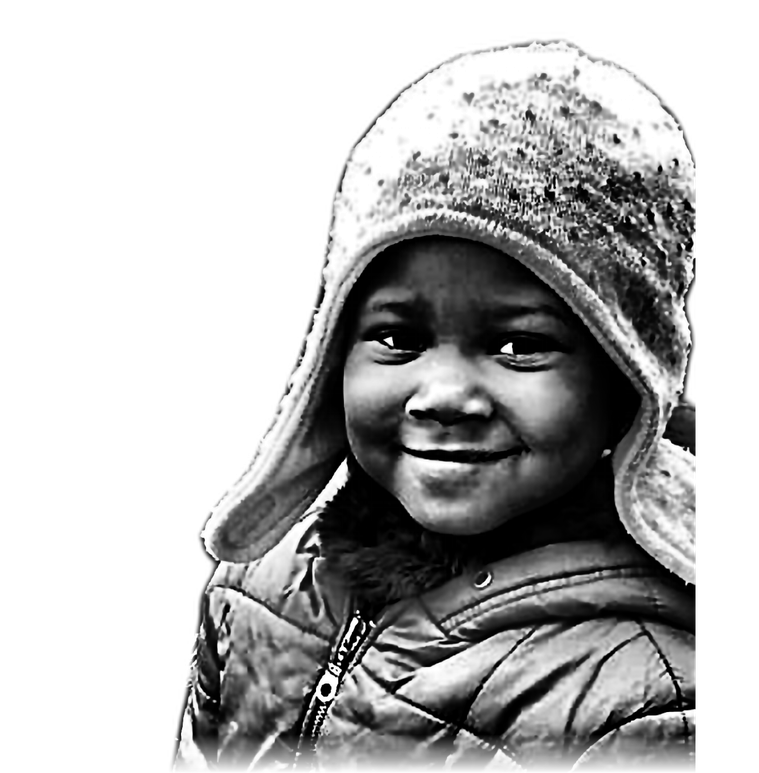
#> input picture enfants/typo/551.png, 759 x 773 px, given in place of mamayari.png, which was not available
$ python cockpit_cells.py
#> lines starting #> are read from the running program, lines starting #| are printed output that depends on the picture; after the words box and inside, x2 and y2 are one past the last pixel; in counts of white or black regions, pixels touching at a corner belong together
"""Cockpit : deux portraits typographiques. Les places sont des cases de mots, sans chevauchement :
quelques grands mots dans les zones unies, puis des lignes serrées de cases (texte justifié).
Sorties : enfants/typo/<num>.png (tons du portrait, à la taille de la zone, mi-échelle), data/mat.json « cockpit »,
et, pour la démo, des donateurs fictifs du cockpit (environ 82 % des places)."""
import json, random, os
import numpy as np, cv2
from PIL import Image
S = os.environ.get('SITE', '.'); SRC = os.environ.get('TYPO_SRC', 'typo_src')   # à lancer depuis la racine du site ; typo_src = photos détourées (hors dépôt)
W, H = 4096, round(4096 * 0.84 / 1.9)
head, pad, midW = H * 0.085 / 0.84, 40, 900
top = head + pad; ah = int(H - top - pad); aw = int((W - midW - pad * 4) / 2)
AREAS = [(pad, top), (W - pad - aw, top)]
KIDS = [(551, 'mamayari.png', (20, 20, 390, 470), 1.8), (558, 'shalom.png', (205, 255, 545, 735), 1.6)]   # fond blanc : l'encre suit les zones sombres
S0, EM, GAP = 13, 5.6, 0.2
BIG = [(32, 0.05, 3), (22, 0.06, 5)]

def integral(x): return cv2.integral(x.astype(np.float64))
def boxsum(I, x, y, w, h): return I[y + h, x + w] - I[y, x + w] - I[y + h, x] + I[y, x]

def tone(src, box, gam=1.0):
#> called with src = 'typo_src/mamayari.png', box = (20, 20, 390, 470), gam = 1.8
    im = Image.open(src).convert('RGBA').crop(box)
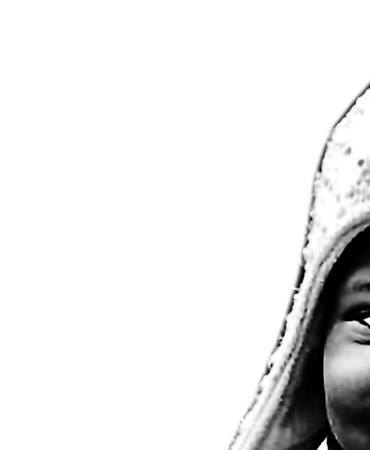
#> im: PIL image 370x450 RGBA; mean R, G, B, A 22.3, 22.3, 22.3, 41.4; transparent parts drawn white
    a = np.asarray(im).astype(np.float32); rgb = a[..., :3].astype(np.uint8); al = a[..., 3] / 255
    L = cv2.cvtColor(rgb, cv2.COLOR_RGB2LAB)[..., 0]
    L = cv2.resize(L, None, fx=3, fy=3, interpolation=cv2.INTER_CUBIC); al = cv2.resize(al, None, fx=3, fy=3, interpolation=cv2.INTER_LINEAR)
    cl = cv2.createCLAHE(clipLimit=5.0, tileGridSize=(6, 6)).apply(L)
    b = cv2.GaussianBlur(cl, (0, 0), 6); cl = cv2.addWeighted(cl, 1.8, b, -0.8, 0)
    cl = cv2.bilateralFilter(cl, 9, 40, 9); m = al > 0.5
#> after `m = al > 0.5`:
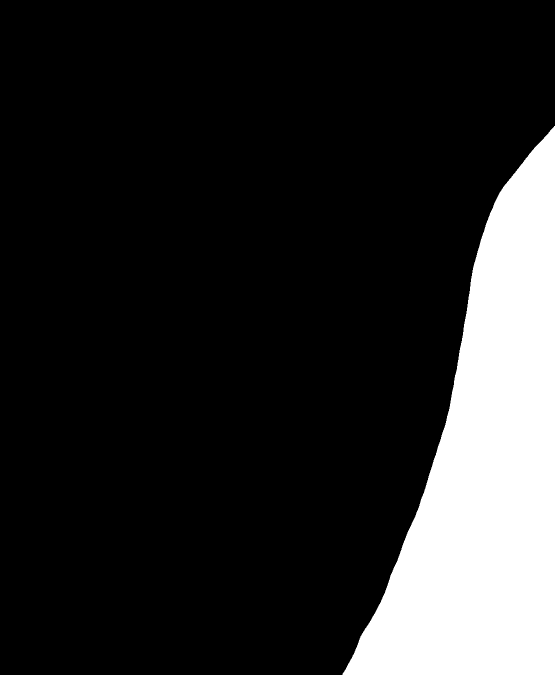
#> m: shape (1350, 1110) bool (shown at 1/2 size); 16.3% white; 1 white region, box (x1, y1, x2, y2) and area: (685, 252, 1110, 1350) 244472
    lo, hi = np.percentile(cl[m], 3), np.percentile(cl[m], 99); g = np.clip((cl.astype(np.float32) - lo) / max(1, hi - lo), 0, 1) ** gam
#> after `lo, hi = (np.percentile(cl[m], 3), np.percentile(cl[m], 99))`: lo = 2; hi = 255
#> after `g = np.clip((cl.astype(np.float32) - lo) / max(1, hi - lo), 0, 1) ** g`:
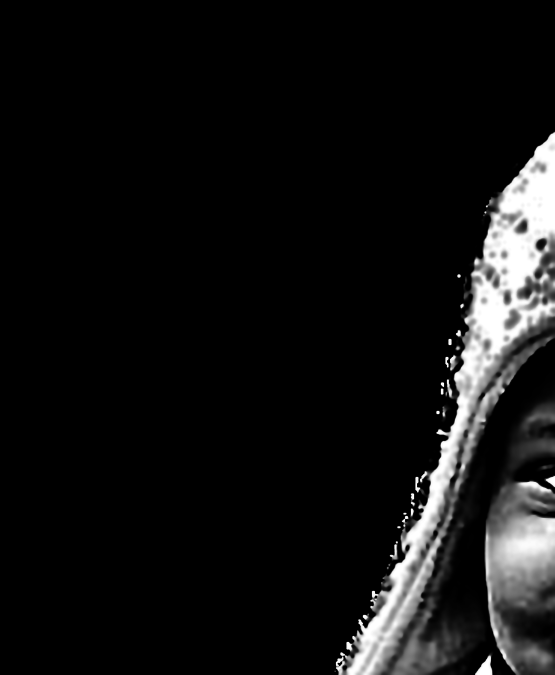
#> g: shape (1350, 1110) float32 (shown at 1/2 size); min 0, max 1, mean 0.0734
    ih, iw = g.shape; sc = min(aw / iw, ah * 0.995 / ih); fw, fh = int(iw * sc), int(ih * sc); fx, fy = (aw - fw) // 2, ah - fh
#> after `ih, iw = g.shape`: ih = 1350; iw = 1110
#> after `sc = min(aw / iw, ah * 0.995 / ih)`: sc = 1.14
#> after `fw, fh = (int(iw * sc), int(ih * sc))`: fw = 1265; fh = 1539
#> after `fx, fy = ((aw - fw) // 2, ah - fh)`: fx = 126; fy = 8
    G = np.zeros((ah, aw), np.float32); A = np.zeros((ah, aw), np.float32)
    G[fy:fy + fh, fx:fx + fw] = cv2.resize(g, (fw, fh), interpolation=cv2.INTER_AREA)
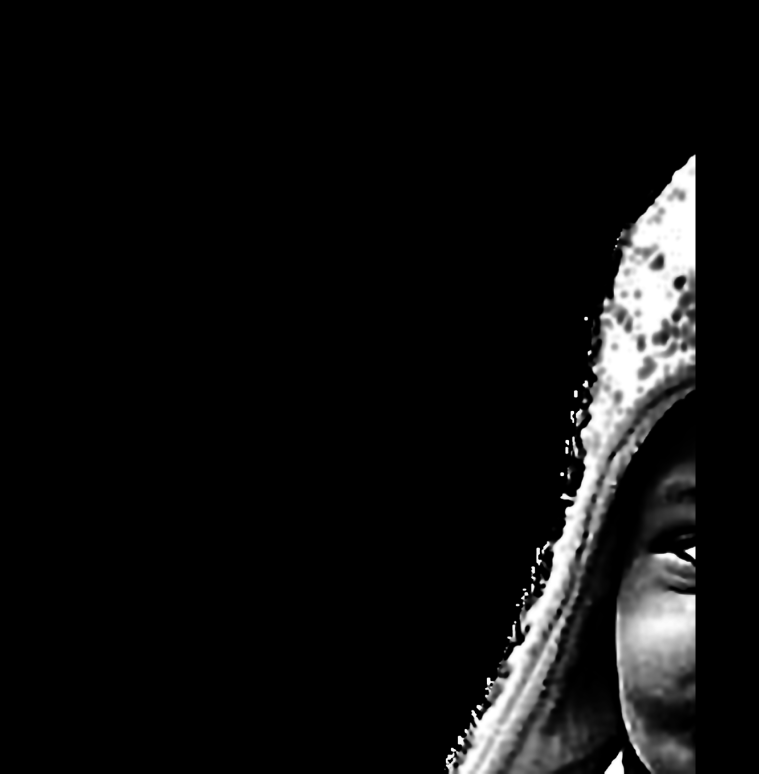
#> G: shape (1547, 1518) float32 (shown at 1/2 size); min 0, max 1, mean 0.0609
    A[fy:fy + fh, fx:fx + fw] = cv2.resize(al, (fw, fh), interpolation=cv2.INTER_AREA)
    A *= np.clip((ah - np.arange(ah)) / (ah * 0.05), 0, 1)[:, None]
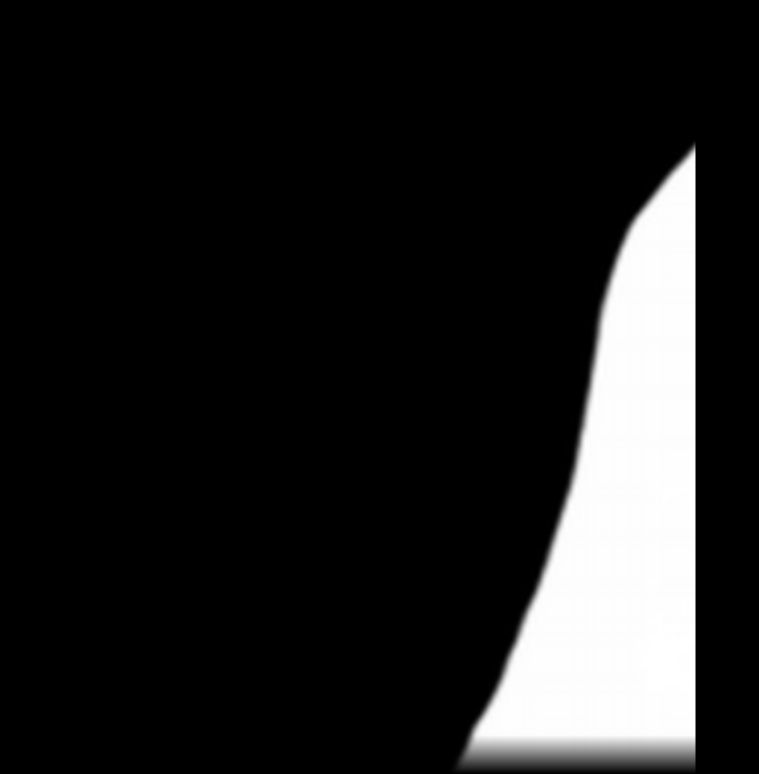
#> A: shape (1547, 1518) float32 (shown at 1/2 size); min 0, max 1, mean 0.127
    return G, A

def pack(G, A, seed):
    rnd = random.Random(seed); occ = np.zeros(G.shape, np.uint8); out = []
    M = (A > 0.5).astype(np.float32); IM = integral(M); IG = integral(G * M); IG2 = integral(G * G * M)
    def stats(x, y, bw, bh):
        n = bw * bh; c = boxsum(IM, x, y, bw, bh)
        if c < 1: return 0, 1, 0
        m = boxsum(IG, x, y, bw, bh) / c; v = boxsum(IG2, x, y, bw, bh) / c - m * m
        return c / n, max(0, v) ** 0.5, m
    for s, smax, cnt in BIG:
        bw, bh = int(s * EM), int(s); cands = []
        for y in range(0, ah - bh, max(2, bh // 4)):
            for x in range(0, aw - bw, max(2, bw // 12)):
                c, sd, m = stats(x, y, bw, bh)
                if c >= 0.98 and sd <= smax and m <= 0.5: cands.append((sd + 0.3 * m + rnd.random() * 0.03, x, y))   # grands mots : zones unies et sombres
        cands.sort(); k = 0
        for _, x, y in cands:
            if k >= cnt: break
            if occ[max(0, y - S0):y + bh + S0, max(0, x - S0):x + bw + S0].any(): continue
            occ[y:y + bh, x:x + bw] = 1; out.append((x, y, bw, bh, s)); k += 1
    bh = int(round(S0 * 1.02)); bw = int(round(S0 * EM)); g = max(2, int(S0 * GAP)); y = 0
    while y + bh <= ah:
        x = -rnd.randint(0, bw)
        while x < aw:
            x0, x1 = max(0, x), min(aw, x + bw)
            if x1 - x0 >= bw * 0.8:
                c, sd, m = stats(x0, y, x1 - x0, bh)
                if c >= 0.5 and not occ[y:y + bh, max(0, x0 - g // 2):min(aw, x1 + g // 2)].any():
                    occ[y:y + bh, x0:x1] = 1; out.append((x0, y, x1 - x0, bh, S0)); x += bw + g; continue
                x += max(2, S0 // 2)
            else: x += bw + g
        y += bh
    return out

cells, portraits = [], []
for side, ((num, src, box, gam), (X, Y)) in enumerate(zip(KIDS, AREAS)):
    G, A = tone(f'{SRC}/{src}', box, gam)
    t = np.dstack([(G * 255).astype(np.uint8)] * 3 + [(A * 255).astype(np.uint8)])
    Image.fromarray(t, 'RGBA').resize((aw // 2, ah // 2), Image.LANCZOS).convert('LA').save(f'{S}/enfants/typo/{num}.png', optimize=True)
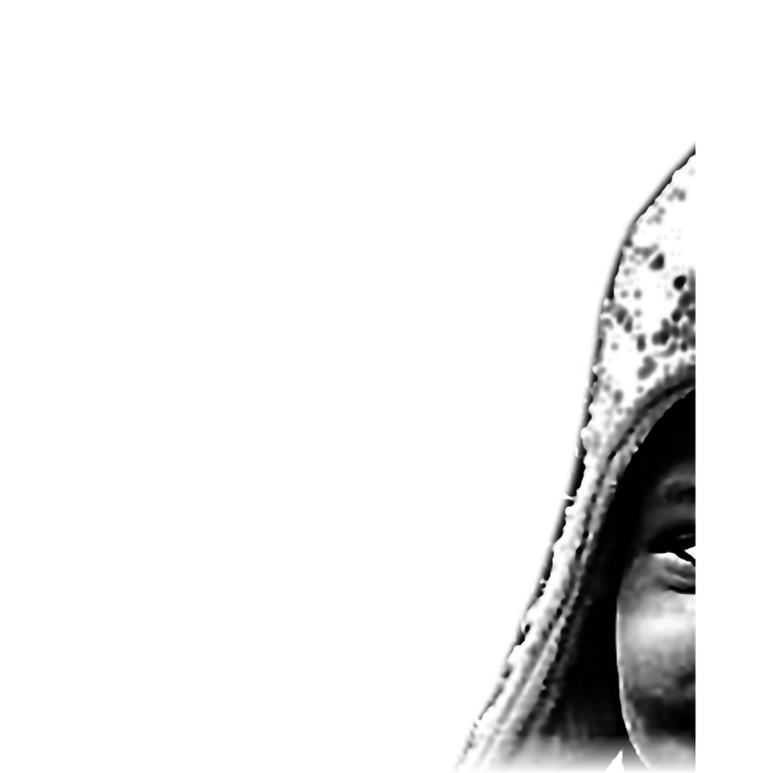
#> saved as 551.png: PIL image 759x773 LA; mean R, G, B, A 15.3, 15.3, 15.3, 32.3; transparent parts drawn white
    portraits.append({'num': num, 'area': [round(X, 1), round(Y, 1), aw, ah]})
    for (x, y, w, h, s) in pack(G, A, seed=side + 3):
#> in pack, `M = (A > 0.5).astype(np.float32)`: M: shape (1547, 1518) float32; values 0 (black) and 1 (white), 12.7% white; 1 white region, box (x1, y1, x2, y2) and area: (938, 296, 1391, 1509) 299410
#> in pack, `IG = integral(G * M)`:
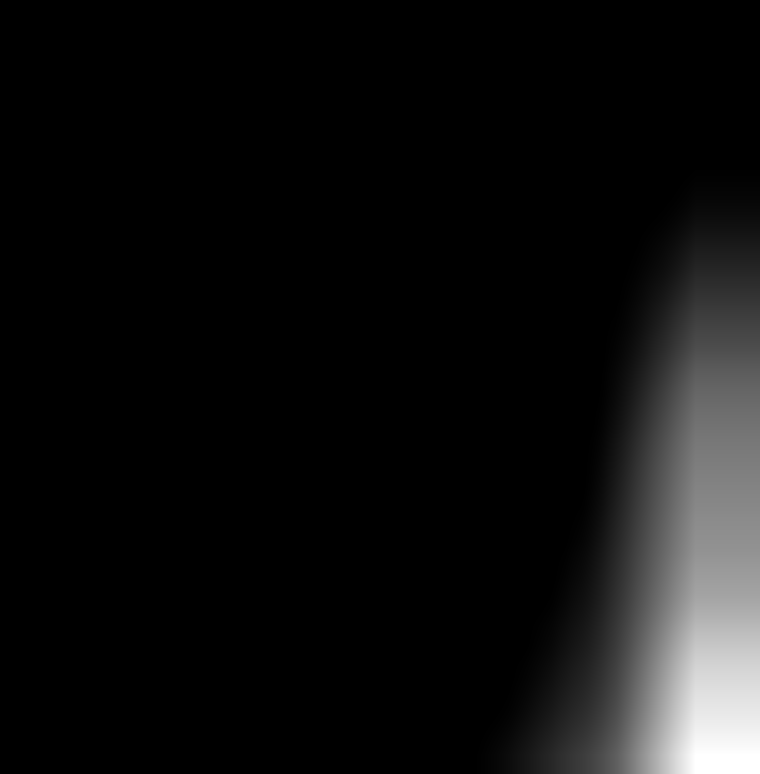
#> IG: shape (1548, 1519) float64 (shown at 1/2 size); min 0, max 130842.4, mean 8010.7; drawn with min black and max white
#> in stats, `n = bw * bh`: n = 5728
#> in stats, `c = boxsum(IM, x, y, bw, bh)`: c = 0
#> (the run stopped early here; a loop or call above may not have finished)
